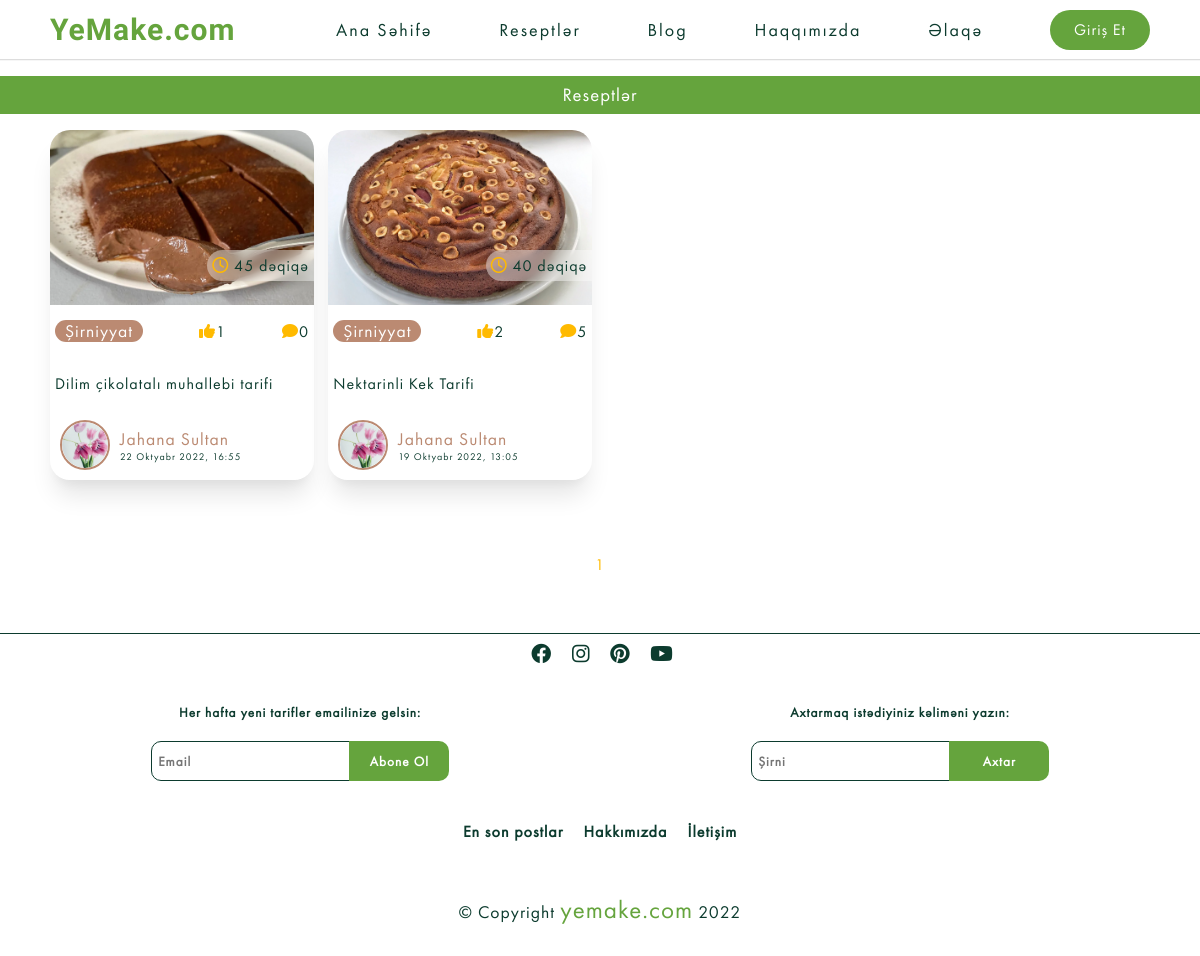
Page /category-filter/sirniyyatuI5n on the committed database.
### recipes/models.py (models this page shows, shortened)
class Blog(models.Model):
    sn = 'saniyə'
    deq = 'dəqiqə'
    s = 'saat'
    g = 'gün'
    TIME_CHOICES = [
        (sn, "saniyə"),
        (deq, 'dəqiqə'),
        (s, 'saat'),
        (g, 'gün'),
    ]
    title = models.CharField(verbose_name="Başlıq",max_length=1500)
    description = QuillField(verbose_name="Açıqlama")
    image=models.ImageField(verbose_name="Şəkil",null=True, blank=True, default='Recipes/default.jpg', upload_to='Recipes')
    isActive=models.BooleanField(verbose_name="Aktivlik",default=False)
    category= models.ForeignKey(Category,verbose_name="Kateqoriya", on_delete=models.CASCADE)
    slug=models.SlugField(editable=False, verbose_name="Slug", null=True, unique=True)
    cook_time=models.IntegerField(verbose_name="Bişirilmə Vaxtı",null=True)
    time=models.CharField(verbose_name="Zaman Ölçüsü",max_length=10, choices=TIME_CHOICES, default=deq, null=True)
    created=models.DateTimeField("Yaradılma Vaxtı",auto_now_add=True, null=True)
    youtube_link=EmbedVideoField("Youtube Linki",null=True, blank=True)
    owner=models.ForeignKey(Profile,verbose_name="Postu Paylaşan", null=True, on_delete=models.SET_NULL)
    class Meta:
        ordering= ["-created"]
        verbose_name="Resept"
        verbose_name_plural="Reseptlər"

class Category(models.Model):
    title=models.CharField(max_length=250)
    image=models.ImageField(null=True,upload_to='Category')
    slug=models.SlugField(editable=False, verbose_name="Slug", null=True, unique=True)

class Vote(models.Model):
    owner=models.ForeignKey(Profile, on_delete=models.CASCADE, null=True)
    recipe = models.ForeignKey(Blog, on_delete=models.CASCADE)
    class Meta:
        unique_together=[["owner", "recipe"]]

class Review(models.Model):
    owner=models.ForeignKey(Profile, on_delete=models.CASCADE, null=True)
    recipe = models.ForeignKey(Blog ,on_delete=models.CASCADE)
    body=models.TextField(null=True,blank=False)
    created=models.DateTimeField(auto_now_add=True)
    class Meta:
        ordering=["-created"]

### users/models.py (models this page shows, shortened)
class Profile(models.Model):
    user=models.OneToOneField(User, on_delete=models.CASCADE, null=True )
    username=models.CharField(max_length=100, null=True, blank=True)
    name=models.CharField(max_length=200, null=True, blank=True)
    email=models.EmailField(max_length=200,null=True,blank=True, unique=True)
    short_info=models.CharField(max_length=200, null=True, blank=True)
    profile_image=models.ImageField(upload_to='Users', null=True, blank=True,default='Users/user-default.jpg')
    cover_image=models.ImageField(upload_to='Users', blank=True, null=True, default='Users/cover.webp')
    slug=models.SlugField( verbose_name="Slug", null=True, unique=True)

### recipes/views.py (the view)
# urls.py: path('category-filter/<slug:slug>',views.category_filter, name="recipe-category"),
def category_filter(request, slug):
    category=Blog.objects.filter(category__slug=slug)
    if category:
        blogs, custom_range=Paginations(request, category)
    else:
        blogs=""
        custom_range=""
    context={
        "blog":blogs,
        "custom_range":custom_range
    }
    return render(request, "recipes/recipes.html",context)

### main/context_processors.py (called while the page is built)
def notification_count(request):
    if request.user.is_authenticated:
        profile=Profile.objects.get(username=request.user.username)
        notification=Notification.objects.filter(user=profile, is_seen=False)
        return {
          "push":notification
        }
    else:
        return {
            "push": {}
        }

### recipes/utils.py (called while the page is built)
def Paginations(request, blogs):
    page=request.GET.get("page")
    results=30
    paginator=Paginator(blogs, results)
    try:
        blogs=paginator.page(page)
    except PageNotAnInteger:
        page=1
        blogs=paginator.page(page)
    except EmptyPage:
        page=paginator.num_pages
        blogs=paginator.page(page)
    leftIndex=(int(page)-2)
    if leftIndex<1:
        leftIndex=1
    rightIndex=(int(page)+3)
    if rightIndex>paginator.num_pages:
        rightIndex=paginator.num_pages+1
    custom_range=range(leftIndex, rightIndex)
    return blogs, custom_range

### templates/recipes/recipes.html (shortened to what this page needs)
{% extends 'base.html' %}
{% load static %}
{% block css %}
<link rel="stylesheet" href='{% static '/css/index.css' %}?{% now "U" %}'>
{% endblock  %}
{% block content %}
<h3 class='title'>Reseptlər</h3>
<div class="cards padding-x">
{% if blog %}
 {% for blog in blog  %}
 {% if blog.isActive %}
     <div class="card">
    {% include 'partials/__recipecard.html' %}
    </div>
 {% endif %}
    {% endfor %}
{% else %}
<div class="notfound">
<p><i class="fa-solid fa-magnifying-glass"></i></p>
<h1>Nəticə Tapılmadı!</h1>
<a href="{% url 'index' %}" class="back">Ana Səhifəyə Qayıt</a></div>
{% endif %}
</div>
{% include "partials/__paginations.html" %}
{% endblock  %}

### templates/partials/__recipecard.html (shortened to what this page needs)
<div class="post-card">
    <div class="img">
        <img src="{{blog.image.url}}" alt="">
    </div>
    <div class="category">
        <a href="{% url 'recipe-category' blog.category.slug %}"><div class="post-category">
            <p>{{blog.category.title}}</p>
        </div></a>
        <div class="time-cook"><i class="fa-regular fa-clock"></i> {{blog.cook_time}} {{blog.time}}</div>
        <div class="stars"><i class="fa-solid fa-thumbs-up"></i>{{blog.vote_set.all | length }}</div>
        <div class="comment"><i class="fa-solid fa-comment"></i>{{blog.review_set.all | length}}</div>
    </div>
    <div class="title"><a href="{% url 'blogdetails' blog.slug %}">
            <h4>{{blog.title | truncatechars:50}}</h4>
        </a>
    </div>
  <a href="{% if blog.owner.id == user.profile.id %} {% url 'profile' user.profile.slug %} {% else %} {% url 'Account' blog.owner.slug %} {% endif %}" class="profile">
    <div class="profile">
        <div class="profile-photo">
            {% if blog.owner.profile_image %}
            <img src="{{blog.owner.profile_image.url}}" alt="">
            {% endif %}</div>
        <div class="name-date">
            <p class="name">{{blog.owner.name}}</p>
            <p class="date">{{blog.created}}</p>
        </div>
    </div>
</a>
</div>

### static/css/style.css (style rules this page uses)
:root { --dark-green: #0c3b2e; --light-green: #65A43D; --water-green: #bb8a72; --grass-green: #0c3b2e; --brokolli-green: #008c3f; --carrot: #65A43D; --yellow: #ffba00; }
* { margin: 0; padding: 0; color: #f2f5f7; letter-spacing: 1px; font-weight: 300; color: var(--dark-green); text-decoration: none; list-style: none; box-sizing: border-box; font-family: "Montserrat", sans-serif; font-family: "FuturaPT", sans-serif; }
h1, h2, h3, h4, h5, h6 { font-family: "FuturaPT", sans-serif; }
p { font-size: 1.1rem; }
html { scroll-behavior: smooth; }
img { width: 100%; height: 100%; }
.padding-x { padding-left: 50px; padding-right: 50px; }
h3.title { background-color: var(--carrot); backdrop-filter: blur(5px); -webkit-backdrop-filter: blur(5px); text-align: center; padding: 7px; word-wrap: break-word; color: #fff; margin: 1rem 0; }
img { object-fit: cover; }

### static/css/index.css (style rules this page uses)
.cards { display: flex; display: -ms-flexbox; column-gap: 1.3%; flex-wrap: wrap; }
.card { width: 24%; }
.post-card { width: 100%; height: 350px; display: flex; flex-direction: column; justify-content: space-between; box-shadow: 0 20px 25px -5px rgba(0, 0, 0, 0.1), 0 10px 10px -5px rgba(0, 0, 0, 0.04); border-radius: 20px; overflow: hidden; margin-bottom: 1rem; position: relative; }
.time-cook { position: absolute; background-color: rgba(255, 255, 255, 0.404); backdrop-filter: blur(5px); top: 120px; right: 0; padding: 5px; border-radius: 20px 0 0 20px; transition: 0.3s ease; }
.post-card .img img { transition: 0.3s ease; }
.post-card .img { height: 50%; position: relative; overflow: hidden; }
.post-card .img img { width: 100%; height: 100%; object-fit: cover; }
.post-card .category { height: 15%; display: flex; justify-content: space-between; padding: 0 5px; align-items: center; }
.post-card .category .post-category p { background-color: transparent; background-color: var(--water-green); border-radius: 100vmax; padding: 0 10px; color: #fff; }
.post-card .category i { color: var(--yellow); }
.post-card .title { height: 15%; display: flex; align-items: center; padding: 0 5px; cursor: pointer; }
.post-card .title h4 { text-align: center; }
.post-card .profile { height: 20%; display: flex; align-items: center; padding: 0 5px; cursor: pointer; }
.post-card .profile .profile-photo { width: 50px; height: 50px; border-radius: 50%; overflow: hidden; margin-right: 10px; border: 2px solid var(--water-green); }
.post-card .profile .profile-photo img { border-radius: 50%; width: 100%; height: 100%; object-fit: cover; }
.post-card .profile .name { color: var(--water-green); }
.post-card .profile .date { font-size: 10px; }

### rows in the picture
Blog: image (picture), category "Şirniyyat", cook_time "45", time "dəqiqə", vote_set.all|length "1", review_set.all|length "0", title "Dilim çikolatalı muhallebi tarifi", owner.profile_image (picture), owner.name "Jahana Sultan", created "22 Oktyabr 2022, 16:55"
Blog: image (picture), category "Şirniyyat", cook_time "40", time "dəqiqə", vote_set.all|length "2", review_set.all|length "5", title "Nektarinli Kek Tarifi", owner.profile_image (picture), owner.name "Jahana Sultan", created "19 Oktyabr 2022, 13:05"

### other values in the picture
{{ page }} "1"
{{ current_year }} "2022"
